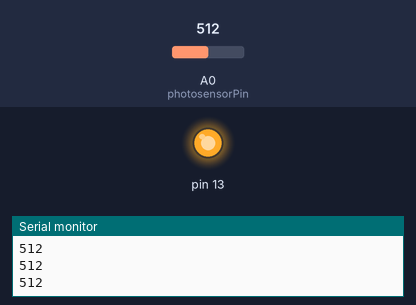
Simulated run of this sketch. Board: Arduino Uno, built with avr-gcc and run on an emulated ATmega328P. On the bench: output pins drawn as LEDs (lit = HIGH), the last lines printed to the serial monitor. Inputs (shaded band) come from the test bench; at power-on: A0 (photosensorPin) = 512.

Above: at 1.2 s.
1.3 s: A0 (photosensorPin) set to 732
2.8 s: A0 (photosensorPin) set to 758
At 3.3 s:
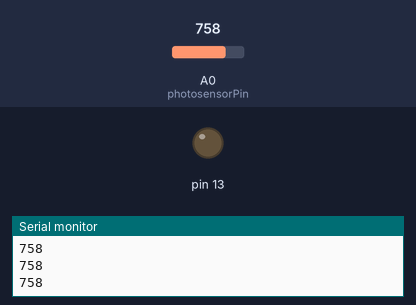
4.3 s: A0 (photosensorPin) set to 740
At 5.5 s:
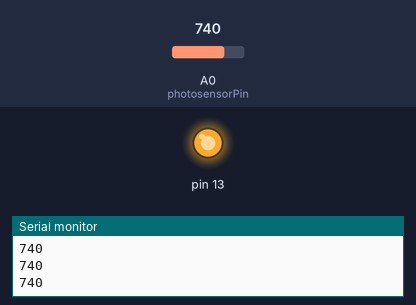
5.8 s: A0 (photosensorPin) set to 760
At 6.8 s:
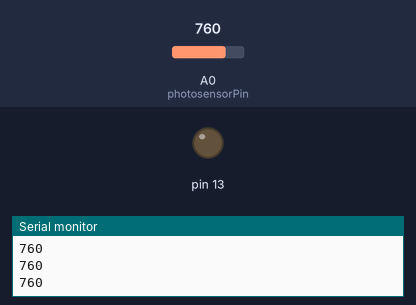
Timing chart, 0 to 8.3 s (numbered marks = the images above; inputs shaded):
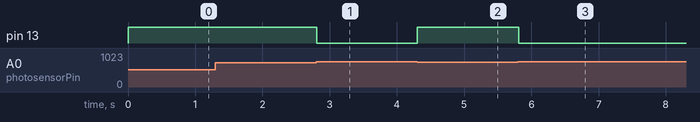

The sketch:

fotoresistenza.ino
```cpp
/*
Giorgio Asganafer
24/5/2012

Fotoresistenza con LED che si illumina al passaggio della mano
 */

//Variabili della fotoresistenza
int photosensorPin = 0;
int val = 0;

// the setup routine runs once when you press reset:
void setup() {
  // initialize the digital pin as an output.
  pinMode(13, OUTPUT);
  Serial.begin(9600);
}

void loop() {
  //assegnazione del valore della fotoresistenza alla variabile "Var"
  val = analogRead(photosensorPin);
  Serial.println(val, DEC);

  //controllo della luminosità dell'ambiet
  if(val>750){
  digitalWrite(13, LOW);
  }
  else{
  digitalWrite(13, HIGH);
  }

}
```

Measured:
- the behaviour switches between 750 and 751 on A0 (photosensorPin) (found by bisection; images 0 and 1)
- after the input at 2.8 s, pin 13: HIGH → LOW at once
- after the input at 4.3 s, pin 13: LOW → HIGH at once
- after the input at 5.8 s, pin 13: HIGH → LOW at once
